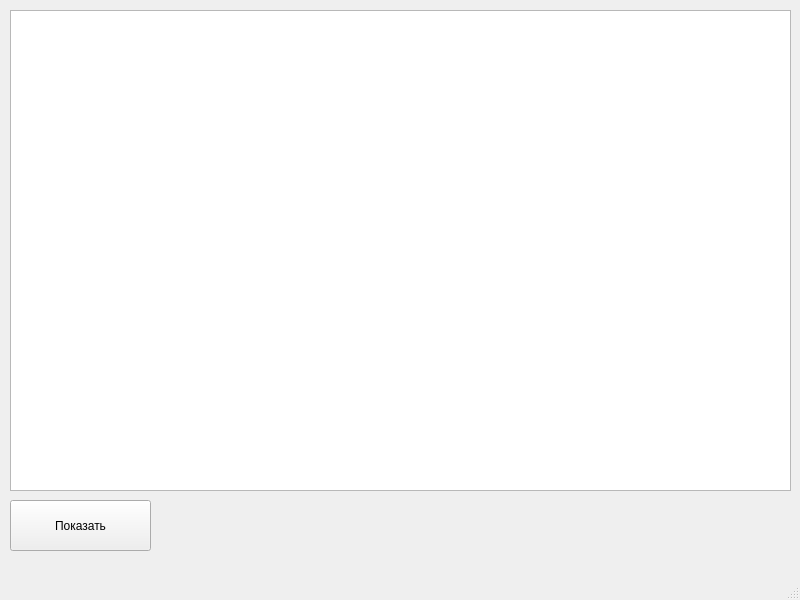
<?xml version="1.0" encoding="UTF-8"?>
<ui version="4.0">
 <class>MainWindow</class>
 <widget class="QMainWindow" name="MainWindow">
  <property name="geometry">
   <rect>
    <x>0</x>
    <y>0</y>
    <width>800</width>
    <height>600</height>
   </rect>
  </property>
  <property name="windowTitle">
   <string>MainWindow</string>
  </property>
  <widget class="QWidget" name="centralwidget">
   <widget class="QTableWidget" name="coffeeTable">
    <property name="geometry">
     <rect>
      <x>10</x>
      <y>10</y>
      <width>781</width>
      <height>481</height>
     </rect>
    </property>
   </widget>
   <widget class="QPushButton" name="queryButton">
    <property name="geometry">
     <rect>
      <x>10</x>
      <y>500</y>
      <width>141</width>
      <height>51</height>
     </rect>
    </property>
    <property name="text">
     <string>Показать</string>
    </property>
    <property name="flat">
     <bool>false</bool>
    </property>
   </widget>
  </widget>
  <widget class="QMenuBar" name="menubar">
   <property name="geometry">
    <rect>
     <x>0</x>
     <y>0</y>
     <width>800</width>
     <height>21</height>
    </rect>
   </property>
  </widget>
  <widget class="QStatusBar" name="statusbar"/>
 </widget>
 <resources/>
 <connections/>
</ui>
